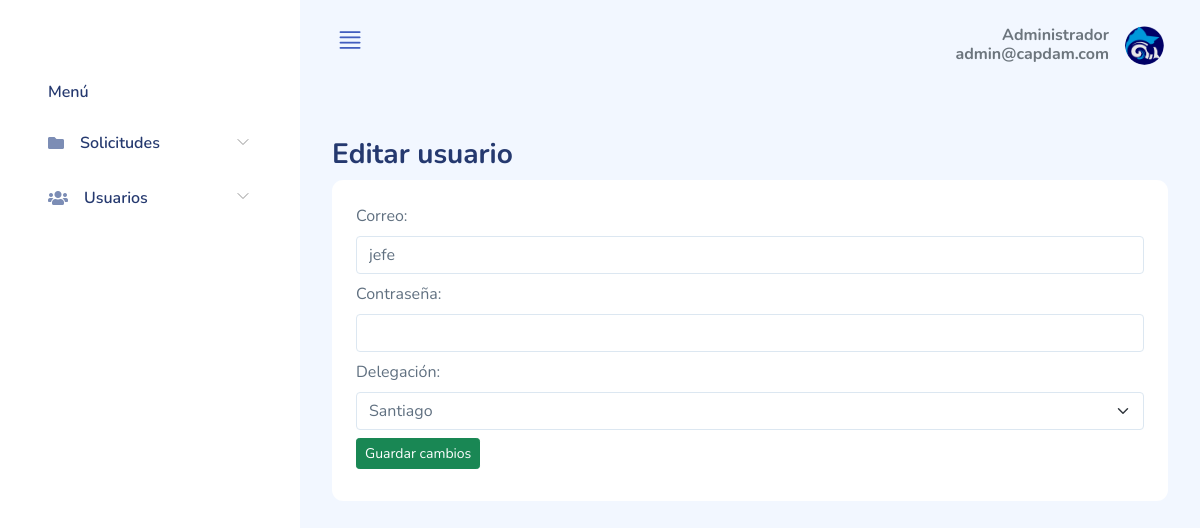
The page /admin/editar_usuario.php?usuario=20 (signed in) on the database its author committed.
### tables this page shows
CREATE TABLE `usuarios` (
  `id_usuario` int(11) NOT NULL,
  `correo` varchar(30) NOT NULL,
  `password` varchar(120) NOT NULL,
  `rol` int(11) NOT NULL,
  `delegacion` int(11) DEFAULT NULL
);

CREATE TABLE `delegaciones` (
  `id_delegacion` int(11) NOT NULL,
  `delegacion` varchar(80) NOT NULL
);

### php/conexion.php (called while the page is built, shortened)
<?php
  class Conexion {
    function connect(){
      try{
        $conexion = "mysql:host=localhost; dbname=contratos; charset=utf8mb4";
        return $pdo = new PDO($conexion, "root", "");
      } catch (PDOException $err){
        print_r($err->getMessage());
      }
    }
  }
?>

### admin/editar_usuario.php (the view, shortened to what this page needs)
<?php
include_once '../php/conexion.php';
$conexion = new Conexion();
if (isset($_SESSION['correo'])) {
  $usuarioCorreo = $_SESSION['correo'];
  $usuario = $conexion->connect()->query("SELECT * FROM usuarios WHERE correo = '$usuarioCorreo'");
  $usuario->execute();
  $rowUsuario = $usuario->fetch();
} else {
  header("Location: ../index.php");
}
?>
<!DOCTYPE html>
<html lang="es">
<head>
  <link rel="stylesheet" href="../assets/css/bootstrap.css">
  <link rel="stylesheet" href="../assets/vendors/perfect-scrollbar/perfect-scrollbar.css">
  <link rel="stylesheet" href="../assets/vendors/bootstrap-icons/bootstrap-icons.css">
  <link rel="stylesheet" href="../assets/css/app.css">
  <link rel="stylesheet" href="../assets/vendors/simple-datatables/style.css">
  <link rel="stylesheet" href="https://cdnjs.cloudflare.com/ajax/libs/font-awesome/5.15.3/css/all.min.css" />
  <link rel="stylesheet" href="../assets/vendors/sweetalert2/sweetalert2.min.css">
</head>
<body>
  <div id="app">
    <div id="sidebar" class="active">
      <div class="sidebar-wrapper active">
        <div class="sidebar-header">
        </div>
        <div class="sidebar-menu">
          <ul class="menu">
            <li class="sidebar-title">Menú</li>
            <li class="sidebar-item  has-sub">
              <a href="#" class='sidebar-link'>
                <i class="fas fa-folder"></i>
                <span>Solicitudes</span>
              </a>
            </li>
            <li class="sidebar-item  has-sub">
              <a href="#" class='sidebar-link'>
                <i class="fas fa-users"></i>
                <span>Usuarios</span>
              </a>
            </li>
          </ul>
        </div>
      </div>
    </div>
    <div id="main" class='layout-navbar'>
      <header class='mb-3'>
        <nav class="navbar navbar-expand navbar-light ">
          <div class="container-fluid">
            <a href="#" class="burger-btn d-block">
              <i class="bi bi-justify fs-3"></i>
            </a>
            <div class="collapse navbar-collapse" id="navbarSupportedContent">
              <div class="dropdown">
                <a href="#" data-bs-toggle="dropdown" aria-expanded="false">
                  <div class="user-menu d-flex">
                    <div class="user-name text-end me-3">
                      <h6 class="mb-0 text-gray-600">Administrador</h6>
                      <h6 class="mb-0 text-gray-600"><?php echo $rowUsuario['correo']; ?> </h6>
                    </div>
                    <div class="user-img d-flex align-items-center">
                      <div class="avatar avatar-md">
                        <img src="../assets/images/logo.png">
                      </div>
                    </div>
                  </div>
                </a>
              </div>
            </div>
          </div>
        </nav>
      </header>
      <div id="main-content">
        <div class="page-heading">
          <div class="page-title">
            <div class="row">
              <div class="col-12 col-md-6 order-md-1 order-last">
                <h3>Editar usuario</h3>
              </div>
            </div>
          </div>
          <section class="section">
            <div class="card">
              <div class="card-body">
                <form id="editUser">
                  <?php
                  $user = $conexion->connect()->query("SELECT * FROM usuarios WHERE id_usuario = " . $_GET['usuario']);
                  $user->execute();
                  $userRow = $user->fetch();
                  if ($userRow['delegacion'] != null and $userRow['delegacion'] != 0) {
                    $del = $conexion->connect()->query("SELECT * FROM delegaciones WHERE id_delegacion = " . $userRow['delegacion']);
                    $del->execute();
                    $delRow = $del->fetch();
                  }
                  ?>
                  <div class="row">
                    <div class="col-sm-12 mb-2">
                      <label for="" class="form-label">Correo:</label>
                      <input type="text" name="correo" value="<?php echo $userRow['correo']; ?>" class="form-control">
                    </div>
                    <div class="col-sm-12 mb-2">
                      <label for="" class="form-label">Contraseña:</label>
                      <input type="text" name="password" value="" class="form-control" required>
                    </div>
                    <div class="col-sm-12 mb-2">
                      <?php
                      if ($userRow['delegacion'] != null AND $userRow['delegacion'] != 0) {
                      ?>
                        <label for="" class="form-label">Delegación:</label>
                        <select name="delegacion" class="form-select" required>
                          <?php
                          if ($userRow['delegacion'] == null) {
                            echo '<option value="0" selected>Seleccione una delegación</option>';
                          } else {
                            echo '<option value="' . $userRow['delegacion'] . '" selected>' . $delRow['delegacion'] . '</option>';
                          }
                          ?>
                        </select>
                      <?php } ?>
                    </div>
                    <div class="col-sm-12 mb-2">
                      <button type="submit" class="btn btn-sm btn-success">Guardar cambios</button>
                    </div>
                  </div>
                </form>
              </div>
            </div>
          </section>
        </div>
      </div>
    </div>
  </div>
</body>
</html>

### assets/css/app.css (style rules this page uses)
.avatar { display:inline-flex;border-radius:50%;text-align:center;vertical-align:middle;position:relative }
.avatar img { width:32px;height:32px;border-radius:50% }
.avatar.avatar-md .avatar-content,.avatar.avatar-md img { width:32px;height:32px;font-size:.8rem }
.btn.btn-danger,.btn.btn-info,.btn.btn-primary,.btn.btn-secondary,.btn.btn-success,.btn.btn-warning { color:#fff }
.card { margin-bottom:2.2rem;border:none }
.card .card-body { padding:1.5rem }
#sidebar.active .sidebar-wrapper { left:0 }
.sidebar-wrapper { width:300px;height:100vh;position:fixed;top:0;z-index:10;overflow-y:auto;background-color:#fff;bottom:0;transition:left .5s ease-out }
.sidebar-wrapper .sidebar-header { padding:2rem 2rem 1rem;font-size:2rem;font-weight:700 }
.sidebar-wrapper .menu { margin-top:2rem;padding:0 2rem;font-weight:600 }
.sidebar-wrapper .menu .sidebar-title { padding:0 1rem;margin:1.5rem 0 1rem;font-size:1rem;list-style:none;font-weight:600;color:#25396f }
.sidebar-wrapper .menu .sidebar-link { display:block;padding:.7rem 1rem;font-size:1rem;display:flex;align-items:center;border-radius:.5rem;transition:all .5s;text-decoration:none;color:#25396f }
.sidebar-wrapper .menu .sidebar-link i,.sidebar-wrapper .menu .sidebar-link svg { color:#7c8db5 }
.sidebar-wrapper .menu .sidebar-link span { margin-left:1rem }
.sidebar-wrapper .menu .sidebar-item { list-style:none;margin-top:.5rem;position:relative }
.sidebar-wrapper .menu .sidebar-item.has-sub .sidebar-link:after { position:absolute;color:#ccc;right:15px;top:12px;display:block }
.navbar { height:90px;padding:1.5rem }
.navbar .user-menu img { width:39px;height:39px }
.bi { width:1rem;height:1rem }
.burger-btn { display:none }
#main { margin-left:300px;padding:2rem }
#main.layout-navbar { padding:0 }
#main #main-content { padding:2rem }
.page-heading { margin:0 0 2rem }
.page-heading h3 { font-weight:700 }
a { text-decoration:none }
.text-gray-600 { color:#6c757d!important }

### rows shown on the page
usuarios: correo "admin@capdam.com"
usuarios: correo "jefe", delegacion "Santiago"
